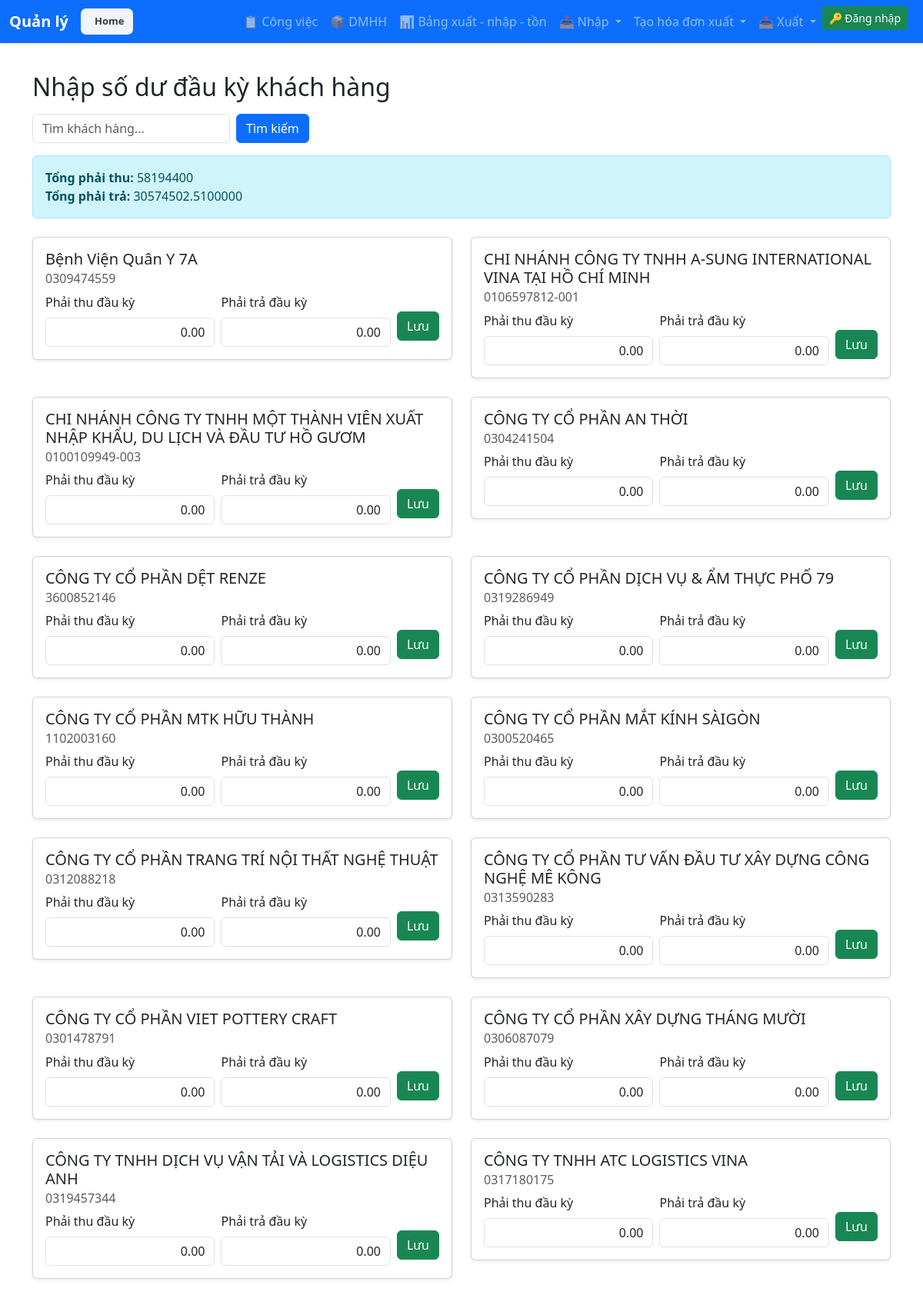
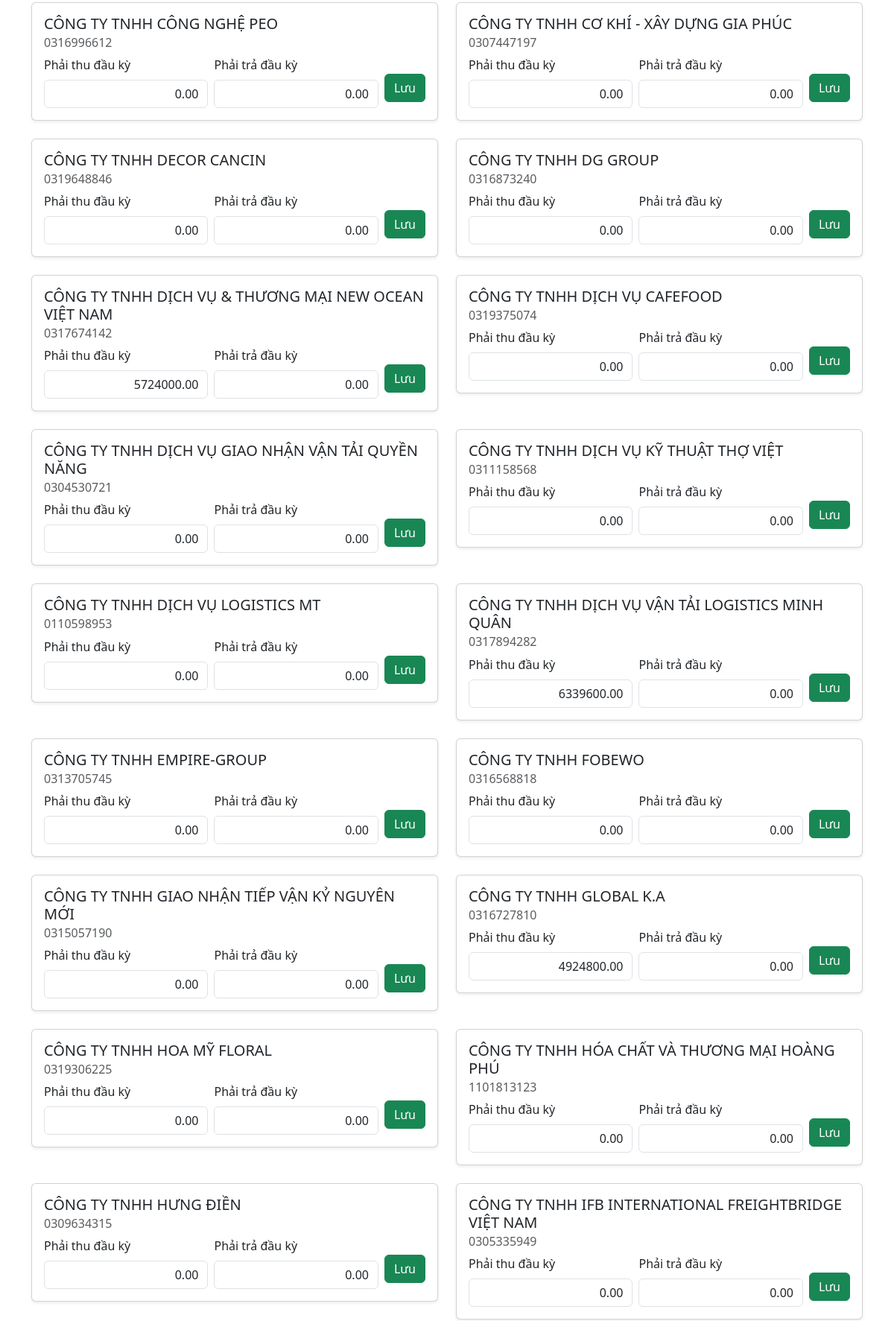
/invoice/customers/opening_balance/ (upper part), run on the app's committed database (2 pictures, top to bottom).
### invoice_reader_app/model_invoice.py (models this page shows, shortened)
class Customer(models.Model):
    ten_khach_hang = models.CharField(max_length=255)
    ten_viet_tat = models.CharField(max_length=50, default="", blank=True)
    ma_so_thue = models.CharField(max_length=20, blank=True, unique=True)
    dia_chi = models.CharField(max_length=255, blank=True)
    phan_loai = models.CharField(max_length=100, blank=True, null=True, default='')
    phai_thu_dau_ky = models.DecimalField(max_digits=18, decimal_places=2, default=0)
    phai_tra_dau_ky = models.DecimalField(max_digits=18, decimal_places=2, default=0)
    mst_image = models.ImageField(upload_to="mst/", null=True, blank=True)
    mst_checked_at = models.DateTimeField(null=True, blank=True)
    email = models.EmailField(blank=True, null=True)

### invoice_reader_app/customer_view.py (the view, shortened to what this page needs)
# urls.py: path('customers/opening_balance/', customer_opening_balance, name='customer_opening_balance'),
@require_http_methods(["GET", "POST"])
def customer_opening_balance(request):
    search_customer = request.GET.get('search_customer', '').strip()
    customers = Customer.objects.all().order_by('ten_khach_hang')
    if search_customer:
        customers = customers.filter(
            Q(ten_khach_hang__icontains=search_customer) |
            Q(ma_so_thue__icontains=search_customer)
        )
    totals = customers.aggregate(
        total_receivable=Sum(F('phai_thu_dau_ky')),
        total_payable=Sum(F('phai_tra_dau_ky'))
    )
    context = {
        'customers': customers,
        'totals': totals,
        'search_customer': search_customer
    }
    return render(request, 'customer_opening_balance.html', context)

### invoice_reader_app/context_processors.py (called while the page is built)
def current_fiscal_year(request):
    return {
        "current_year": request.session.get(
            "fiscal_year", datetime.now().year
        )
    }

### invoice_reader_app/templates/customer_opening_balance.html (shortened to what this page needs)
{% extends 'base.html' %}
{% block content %}
<div class="container my-4">
    <h2 class="mb-3">Nhập số dư đầu kỳ khách hàng</h2>
    <form method="get" class="mb-3 row g-2">
        <div class="col-auto">
            <input type="text" name="search_customer" class="form-control" placeholder="Tìm khách hàng..." value="{{ search_customer }}">
        </div>
        <div class="col-auto">
            <button type="submit" class="btn btn-primary">Tìm kiếm</button>
        </div>
    </form>
    <div class="mb-4">
        <div class="alert alert-info">
            <strong>Tổng phải thu: </strong> {{ totals.total_receivable|default:0 }} <br>
            <strong>Tổng phải trả: </strong> {{ totals.total_payable|default:0 }}
        </div>
    </div>
    <div class="row row-cols-1 row-cols-md-2 g-4">
        {% for customer in customers %}
        <div class="col">
            <div class="card shadow-sm">
                <div class="card-body">
                    <h5 class="card-title">{{ customer.ten_khach_hang }}</h5>
                    <h6 class="card-subtitle mb-2 text-muted">{{ customer.ma_so_thue }}</h6>
                    <form method="post" action="" class="row g-2 align-items-center">
                        <div class="col">
                            <label for="receivable_{{ customer.id }}" class="form-label">Phải thu đầu kỳ</label>
                            <input type="text" name="receivable_{{ customer.id }}" id="receivable_{{ customer.id }}" value="{{ customer.phai_thu_dau_ky|default_if_none:'0.00' }}" class="form-control text-end">
                        </div>
                        <div class="col">
                            <label for="payable_{{ customer.id }}" class="form-label">Phải trả đầu kỳ</label>
                            <input type="text" name="payable_{{ customer.id }}" id="payable_{{ customer.id }}" value="{{ customer.phai_tra_dau_ky|default_if_none:'0.00' }}" class="form-control text-end">
                        </div>
                        <div class="col-auto mt-4">
                            <button type="submit" class="btn btn-success">Lưu</button>
                        </div>
                    </form>
                </div>
            </div>
        </div>
        {% empty %}
        <div class="col">
            <div class="alert alert-warning">Không có khách hàng nào</div>
        </div>
        {% endfor %}
    </div>
</div>
{% endblock %}

### invoice_reader_app/templates/base.html (style rules this page uses)
body { padding-top: 70px; }

### data on the page
Customer: ten_khach_hang "Bệnh Viện Quân Y 7A", ma_so_thue "0309474559", phai_thu_dau_ky "0.00", phai_tra_dau_ky "0.00"
Customer: ten_khach_hang "CHI NHÁNH CÔNG TY TNHH A-SUNG INTERNATIONAL VINA TẠI HỒ CHÍ MINH", ma_so_thue "0106597812-001", phai_thu_dau_ky "0.00", phai_tra_dau_ky "0.00"
Customer: ten_khach_hang "CHI NHÁNH CÔNG TY TNHH MỘT THÀNH VIÊN XUẤT NHẬP KHẨU, DU LỊCH VÀ ĐẦU TƯ HỒ GƯƠM", ma_so_thue "0100109949-003", phai_thu_dau_ky "0.00", phai_tra_dau_ky "0.00"
Customer: ten_khach_hang "CÔNG TY CỔ PHẦN AN THỜI", ma_so_thue "0304241504", phai_thu_dau_ky "0.00", phai_tra_dau_ky "0.00"
Customer: ten_khach_hang "CÔNG TY CỔ PHẦN DỆT RENZE", ma_so_thue "3600852146", phai_thu_dau_ky "0.00", phai_tra_dau_ky "0.00"
Customer: ten_khach_hang "CÔNG TY CỔ PHẦN DỊCH VỤ & ẨM THỰC PHỐ 79", ma_so_thue "0319286949", phai_thu_dau_ky "0.00", phai_tra_dau_ky "0.00"
Customer: ten_khach_hang "CÔNG TY CỔ PHẦN MTK HỮU THÀNH", ma_so_thue "1102003160", phai_thu_dau_ky "0.00", phai_tra_dau_ky "0.00"
Customer: ten_khach_hang "CÔNG TY CỔ PHẦN MẮT KÍNH SÀIGÒN", ma_so_thue "0300520465", phai_thu_dau_ky "0.00", phai_tra_dau_ky "0.00"
Customer: ten_khach_hang "CÔNG TY CỔ PHẦN TRANG TRÍ NỘI THẤT NGHỆ THUẬT", ma_so_thue "0312088218", phai_thu_dau_ky "0.00", phai_tra_dau_ky "0.00"
Customer: ten_khach_hang "CÔNG TY CỔ PHẦN TƯ VẤN ĐẦU TƯ XÂY DỰNG CÔNG NGHỆ MÊ KÔNG", ma_so_thue "0313590283", phai_thu_dau_ky "0.00", phai_tra_dau_ky "0.00"
Customer: ten_khach_hang "CÔNG TY CỔ PHẦN VIET POTTERY CRAFT", ma_so_thue "0301478791", phai_thu_dau_ky "0.00", phai_tra_dau_ky "0.00"
Customer: ten_khach_hang "CÔNG TY CỔ PHẦN XÂY DỰNG THÁNG MƯỜI", ma_so_thue "0306087079", phai_thu_dau_ky "0.00", phai_tra_dau_ky "0.00"
Customer: ten_khach_hang "CÔNG TY TNHH DỊCH VỤ VẬN TẢI VÀ LOGISTICS DIỆU ANH", ma_so_thue "0319457344", phai_thu_dau_ky "0.00", phai_tra_dau_ky "0.00"
Customer: ten_khach_hang "CÔNG TY TNHH ATC LOGISTICS VINA", ma_so_thue "0317180175", phai_thu_dau_ky "0.00", phai_tra_dau_ky "0.00"
Customer: ten_khach_hang "CÔNG TY TNHH CÔNG NGHỆ PEO", ma_so_thue "0316996612", phai_thu_dau_ky "0.00", phai_tra_dau_ky "0.00"
Customer: ten_khach_hang "CÔNG TY TNHH CƠ KHÍ - XÂY DỰNG GIA PHÚC", ma_so_thue "0307447197", phai_thu_dau_ky "0.00", phai_tra_dau_ky "0.00"
Customer: ten_khach_hang "CÔNG TY TNHH DECOR CANCIN", ma_so_thue "0319648846", phai_thu_dau_ky "0.00", phai_tra_dau_ky "0.00"
Customer: ten_khach_hang "CÔNG TY TNHH DG GROUP", ma_so_thue "0316873240", phai_thu_dau_ky "0.00", phai_tra_dau_ky "0.00"
Customer: ten_khach_hang "CÔNG TY TNHH DỊCH VỤ & THƯƠNG MẠI NEW OCEAN VIỆT NAM", ma_so_thue "0317674142", phai_thu_dau_ky "5724000.00", phai_tra_dau_ky "0.00"
Customer: ten_khach_hang "CÔNG TY TNHH DỊCH VỤ CAFEFOOD", ma_so_thue "0319375074", phai_thu_dau_ky "0.00", phai_tra_dau_ky "0.00"
Customer: ten_khach_hang "CÔNG TY TNHH DỊCH VỤ GIAO NHẬN VẬN TẢI QUYỀN NĂNG", ma_so_thue "0304530721", phai_thu_dau_ky "0.00", phai_tra_dau_ky "0.00"
Customer: ten_khach_hang "CÔNG TY TNHH DỊCH VỤ KỸ THUẬT THỢ VIỆT", ma_so_thue "0311158568", phai_thu_dau_ky "0.00", phai_tra_dau_ky "0.00"
Customer: ten_khach_hang "CÔNG TY TNHH DỊCH VỤ LOGISTICS MT", ma_so_thue "0110598953", phai_thu_dau_ky "0.00", phai_tra_dau_ky "0.00"
Customer: ten_khach_hang "CÔNG TY TNHH DỊCH VỤ VẬN TẢI LOGISTICS MINH QUÂN", ma_so_thue "0317894282", phai_thu_dau_ky "6339600.00", phai_tra_dau_ky "0.00"
Customer: ten_khach_hang "CÔNG TY TNHH EMPIRE-GROUP", ma_so_thue "0313705745", phai_thu_dau_ky "0.00", phai_tra_dau_ky "0.00"
Customer: ten_khach_hang "CÔNG TY TNHH FOBEWO", ma_so_thue "0316568818", phai_thu_dau_ky "0.00", phai_tra_dau_ky "0.00"
Customer: ten_khach_hang "CÔNG TY TNHH GIAO NHẬN TIẾP VẬN KỶ NGUYÊN MỚI", ma_so_thue "0315057190", phai_thu_dau_ky "0.00", phai_tra_dau_ky "0.00"
Customer: ten_khach_hang "CÔNG TY TNHH GLOBAL K.A", ma_so_thue "0316727810", phai_thu_dau_ky "4924800.00", phai_tra_dau_ky "0.00"
Customer: ten_khach_hang "CÔNG TY TNHH HOA MỸ FLORAL", ma_so_thue "0319306225", phai_thu_dau_ky "0.00", phai_tra_dau_ky "0.00"
Customer: ten_khach_hang "CÔNG TY TNHH HÓA CHẤT VÀ THƯƠNG MẠI HOÀNG PHÚ", ma_so_thue "1101813123", phai_thu_dau_ky "0.00", phai_tra_dau_ky "0.00"
Customer: ten_khach_hang "CÔNG TY TNHH HƯNG ĐIỀN", ma_so_thue "0309634315", phai_thu_dau_ky "0.00", phai_tra_dau_ky "0.00"
Customer: ten_khach_hang "CÔNG TY TNHH IFB INTERNATIONAL FREIGHTBRIDGE VIỆT NAM", ma_so_thue "0305335949", phai_thu_dau_ky "0.00", phai_tra_dau_ky "0.00"

### other printed values
{{ totals.total_receivable|default:0 }} "58194400"
{{ totals.total_payable|default:0 }} "30574502.5100000"
